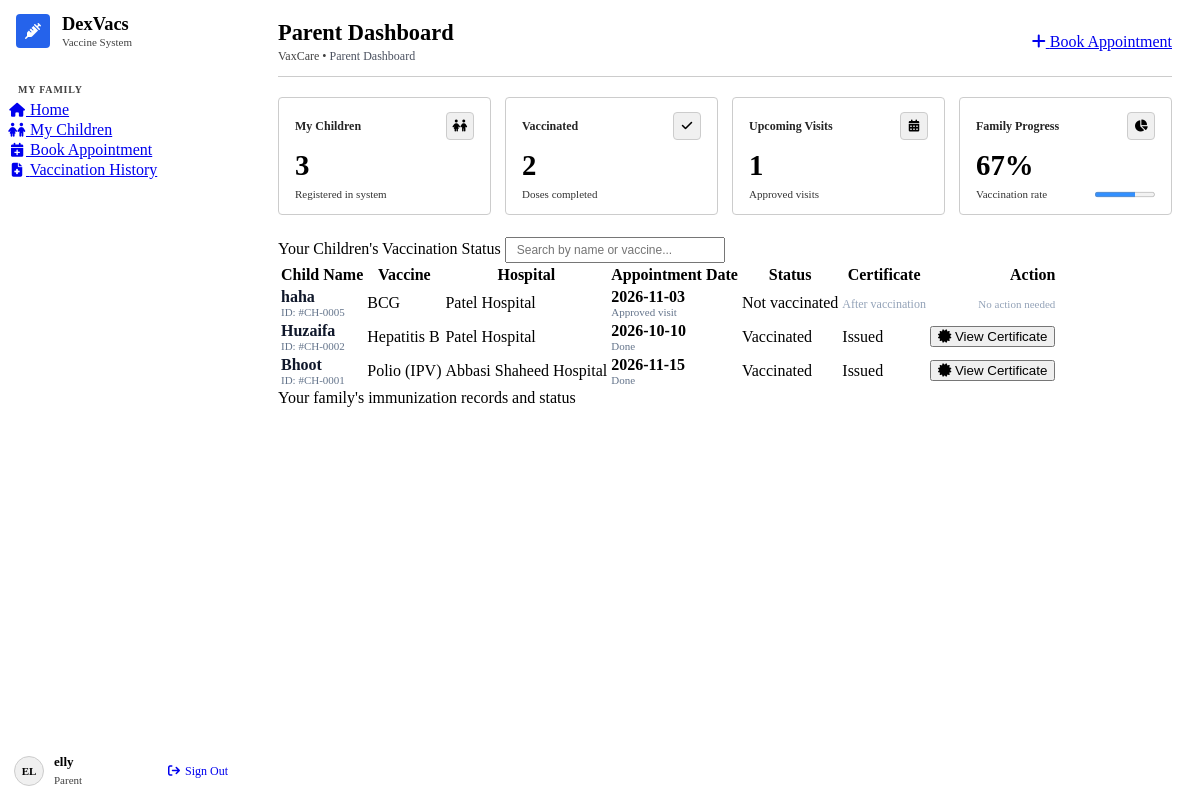
The page /parent/dashboard.php (signed in) on the database its author committed.
### tables this page shows
CREATE TABLE `bookings` (
  `id` int(11) NOT NULL AUTO_INCREMENT,
  `child_id` int(11) NOT NULL,
  `hospital_id` int(11) NOT NULL,
  `vaccine_id` int(11) NOT NULL,
  `booking_date` date NOT NULL,
  `status` enum('Pending','Approved','Completed','Cancelled') DEFAULT 'Pending',
  `created_at` timestamp NOT NULL DEFAULT current_timestamp(),
  PRIMARY KEY (`id`),
  KEY `child_id` (`child_id`),
  KEY `hospital_id` (`hospital_id`),
  KEY `vaccine_id` (`vaccine_id`),
  CONSTRAINT `bookings_ibfk_1` FOREIGN KEY (`child_id`) REFERENCES `children` (`id`) ON DELETE CASCADE,
  CONSTRAINT `bookings_ibfk_2` FOREIGN KEY (`hospital_id`) REFERENCES `hospitals` (`id`) ON DELETE CASCADE,
  CONSTRAINT `bookings_ibfk_3` FOREIGN KEY (`vaccine_id`) REFERENCES `vaccines` (`id`) ON DELETE CASCADE
);

CREATE TABLE `children` (
  `id` int(11) NOT NULL AUTO_INCREMENT,
  `name` varchar(100) NOT NULL,
  `parent_id` int(11) NOT NULL,
  `vaccine_id` int(11) NOT NULL,
  `hospital_id` int(11) NOT NULL,
  `dob` date DEFAULT NULL,
  `gender` enum('Male','Female','Other') DEFAULT 'Male',
  `status` enum('Not vaccinated','Vaccinated') NOT NULL DEFAULT 'Not vaccinated',
  `certificate_sent` tinyint(1) DEFAULT 0,
  `created_at` timestamp NOT NULL DEFAULT current_timestamp(),
  PRIMARY KEY (`id`),
  KEY `parent_id` (`parent_id`),
  KEY `vaccine_id` (`vaccine_id`),
  KEY `hospital_id` (`hospital_id`),
  CONSTRAINT `children_ibfk_1` FOREIGN KEY (`parent_id`) REFERENCES `users` (`id`) ON DELETE CASCADE,
  CONSTRAINT `children_ibfk_2` FOREIGN KEY (`vaccine_id`) REFERENCES `vaccines` (`id`) ON DELETE CASCADE,
  CONSTRAINT `children_ibfk_3` FOREIGN KEY (`hospital_id`) REFERENCES `hospitals` (`id`) ON DELETE CASCADE
);

CREATE TABLE `vaccines` (
  `id` int(11) NOT NULL AUTO_INCREMENT,
  `name` varchar(100) NOT NULL,
  `description` text DEFAULT NULL,
  `price` decimal(10,2) NOT NULL,
  `status` enum('Available','Unavailable') NOT NULL DEFAULT 'Available',
  `created_at` timestamp NOT NULL DEFAULT current_timestamp(),
  PRIMARY KEY (`id`)
);

CREATE TABLE `hospitals` (
  `id` int(11) NOT NULL AUTO_INCREMENT,
  `name` varchar(150) NOT NULL,
  `location` varchar(255) NOT NULL,
  `phone` varchar(30) DEFAULT NULL,
  `status` enum('Active','Inactive') DEFAULT 'Active',
  `created_at` timestamp NOT NULL DEFAULT current_timestamp(),
  PRIMARY KEY (`id`)
);

### config/db.php (called while the page is built, shortened)
<?php
function is_logged_in() {
    return isset($_SESSION['user_id']) && !empty($_SESSION['user_id']);
}
function current_user() {
    return [
        'id'    => (int)$_SESSION['user_id'],
        'name'  => $_SESSION['user_name'] ?? 'User',
        'email' => $_SESSION['user_email'] ?? '',
        'role'  => $_SESSION['role'] ?? ''
    ];
}
?>

### parent/dashboard.php (the view, shortened to what this page needs)
<?php
require_once __DIR__ . '/../config/db.php';
$user = current_user();
$user_id = $user['id'];
$header_action = '<a href="book-hospital.php" class="r-btn r-btn-primary"><i class="fa-solid fa-plus"></i> Book Appointment</a>';
$total_children = $conn->query("SELECT COUNT(*) as t FROM children WHERE parent_id = $user_id")->fetch_assoc()['t'] ?? 0;
$vaccinated_cnt = $conn->query("SELECT COUNT(*) as t FROM children WHERE parent_id = $user_id AND status = 'Vaccinated'")->fetch_assoc()['t'] ?? 0;
$upcoming_cnt   = $conn->query("SELECT COUNT(*) as t FROM bookings b JOIN children c ON b.child_id = c.id WHERE c.parent_id = $user_id AND b.status = 'Approved'")->fetch_assoc()['t'] ?? 0;
$vax_pct        = ($total_children > 0) ? round(($vaccinated_cnt / $total_children) * 100) : 0;
$sql = "SELECT c.id, c.name as child_name, c.dob, v.name as vaccine_name, h.name as hospital_name,
               c.status, c.certificate_sent, b.booking_date, b.status as booking_status
        FROM children c
        JOIN vaccines v ON c.vaccine_id = v.id
        JOIN hospitals h ON c.hospital_id = h.id
        LEFT JOIN bookings b ON b.child_id = c.id
        WHERE c.parent_id = $user_id
        ORDER BY c.id DESC";
$result = $conn->query($sql);
include __DIR__ . '/../includes/header.php';
?>
<div class="r-grid-4">
  <div class="r-metric-card">
    <div class="r-metric-head">
      <span class="r-metric-title">My Children</span>
      <div class="r-metric-icon"><i class="fa-solid fa-children"></i></div>
    </div>
    <div class="r-metric-value"><?php echo $total_children; ?></div>
    <div class="r-metric-foot">
      <span>Registered in system</span>
    </div>
  </div>
  <div class="r-metric-card accent-info">
    <div class="r-metric-head">
      <span class="r-metric-title">Vaccinated</span>
      <div class="r-metric-icon"><i class="fa-solid fa-check"></i></div>
    </div>
    <div class="r-metric-value"><?php echo $vaccinated_cnt; ?></div>
    <div class="r-metric-foot">
      <span>Doses completed</span>
    </div>
  </div>
  <div class="r-metric-card accent-warning">
    <div class="r-metric-head">
      <span class="r-metric-title">Upcoming Visits</span>
      <div class="r-metric-icon"><i class="fa-solid fa-calendar-days"></i></div>
    </div>
    <div class="r-metric-value"><?php echo $upcoming_cnt; ?></div>
    <div class="r-metric-foot">
      <span>Approved visits</span>
    </div>
  </div>
  <div class="r-metric-card accent-success">
    <div class="r-metric-head">
      <span class="r-metric-title">Family Progress</span>
      <div class="r-metric-icon"><i class="fa-solid fa-chart-pie"></i></div>
    </div>
    <div class="r-metric-value"><?php echo $vax_pct; ?>%</div>
    <div class="r-metric-foot">
      <span>Vaccination rate</span>
      <div style="width: 60px;">
        <progress value="<?php echo $vax_pct; ?>" max="100" style="width: 100%;"></progress>
      </div>
    </div>
  </div>
</div>
<div class="r-card">
  <div class="r-titlebar">
    <span>Your Children's Vaccination Status</span>
    <input type="text" placeholder="Search by name or vaccine..." class="r-input-block" style="width: 220px; padding: 4px 10px; font-size: 12px;" oninput="filterTable(this.value, 'parentTable')">
  </div>
  <div class="r-card-body" style="padding: 0;">
    <div class="r-table-responsive">
      <table class="r-full" id="parentTable">
        <thead>
          <tr>
            <th>Child Name</th>
            <th>Vaccine</th>
            <th>Hospital</th>
            <th>Appointment Date</th>
            <th>Status</th>
            <th>Certificate</th>
            <th style="text-align: right;">Action</th>
          </tr>
        </thead>
        <tbody>
          <?php if ($result && $result->num_rows > 0): ?>
            <?php while ($c = $result->fetch_assoc()): ?>
            <tr>
              <td>
                <strong style="color: #0f172a;"><?php echo htmlspecialchars($c['child_name']); ?></strong>
                <div style="font-size: 11px; color: #64748b;">ID: #CH-<?php echo str_pad($c['id'], 4, '0', STR_PAD_LEFT); ?></div>
              </td>
              <td><span class="r-badge r-badge-primary"><?php echo htmlspecialchars($c['vaccine_name']); ?></span></td>
              <td><?php echo htmlspecialchars($c['hospital_name']); ?></td>
              <td>
                <?php if (!empty($c['booking_date'])): ?>
                  <strong><?php echo htmlspecialchars($c['booking_date']); ?></strong>
                  <div style="font-size: 11px; color: #64748b;">
                    <?php if ($c['booking_status'] === 'Approved'): ?>
                      Approved visit
                    <?php elseif ($c['booking_status'] === 'Completed'): ?>
                      Done
                    <?php elseif ($c['booking_status'] === 'Cancelled'): ?>
                      Cancelled
                    <?php else: ?>
                      Waiting approval
                    <?php endif; ?>
                  </div>
                <?php else: ?>
                  <span style="color: #94a3b8; font-size: 12px;">Not scheduled</span>
                <?php endif; ?>
              </td>
              <td>
                <?php if ($c['status'] === 'Vaccinated'): ?>
                  <span class="r-badge r-badge-ok">Vaccinated</span>
                <?php else: ?>
                  <span class="r-badge r-badge-warn">Not vaccinated</span>
                <?php endif; ?>
              </td>
              <td>
                <?php if ($c['status'] === 'Vaccinated'): ?>
                  <?php if (!empty($c['certificate_sent'])): ?>
                    <span class="r-badge r-badge-ok">Issued</span>
                  <?php else: ?>
                    <span style="color: #94a3b8; font-size: 12px;">Waiting for hospital</span>
                  <?php endif; ?>
                <?php else: ?>
                  <span style="color: #94a3b8; font-size: 12px;">After vaccination</span>
                <?php endif; ?>
              </td>
              <td style="text-align: right;">
                <?php if ($c['status'] === 'Vaccinated' && !empty($c['certificate_sent'])): ?>
                  <button type="button" class="r-btn r-btn-sm" onclick="openCertDialog('<?php echo htmlspecialchars($c['child_name']); ?>', '<?php echo htmlspecialchars($user_name); ?>', '<?php echo htmlspecialchars($c['vaccine_name']); ?>', '<?php echo htmlspecialchars($c['hospital_name']); ?>', 'CH-<?php echo str_pad($c['id'], 4, '0', STR_PAD_LEFT); ?>', '<?php echo htmlspecialchars($c['booking_date'] ?? date('Y-m-d')); ?>')">
                    <i class="fa-solid fa-certificate"></i> View Certificate
                  </button>
                <?php else: ?>
                  <span style="color: #94a3b8; font-size: 11px;">No action needed</span>
                <?php endif; ?>
              </td>
            </tr>
            <?php endwhile; ?>
          <?php endif; ?>
        </tbody>
      </table>
    </div>
  </div>
  <div class="r-card-footer">
    <span>Your family's immunization records and status</span>
  </div>
</div>
<?php include __DIR__ . '/../includes/footer.php'; ?>

### rows shown on the page
bookings: child.name "haha", child "0005", vaccine.name "BCG", hospital.name "Patel Hospital", booking_date "2026-11-03", status "Approved visit", shows "Not vaccinated", shows "After vaccination", shows "No action needed"
bookings: child.name "Huzaifa", child "0002", vaccine.name "Hepatitis B", hospital.name "Patel Hospital", booking_date "2026-10-10", status "Done", shows "Vaccinated", shows "Issued"
bookings: child.name "Bhoot", child "0001", vaccine.name "Polio (IPV)", hospital.name "Abbasi Shaheed Hospital", booking_date "2026-11-15", status "Done", shows "Vaccinated", shows "Issued"

### other values the page prints
$section_title "MY FAMILY"
$item['label'] "Home"
$item['label'] "My Children"
$item['label'] "Book Appointment"
$item['label'] "Vaccination History"
$initials "EL"
$user_name "elly"
$user_role "Parent"
$page_title "Parent Dashboard"
$total_children "3"
$vaccinated_cnt "2"
$upcoming_cnt "1"
$vax_pct "67"
